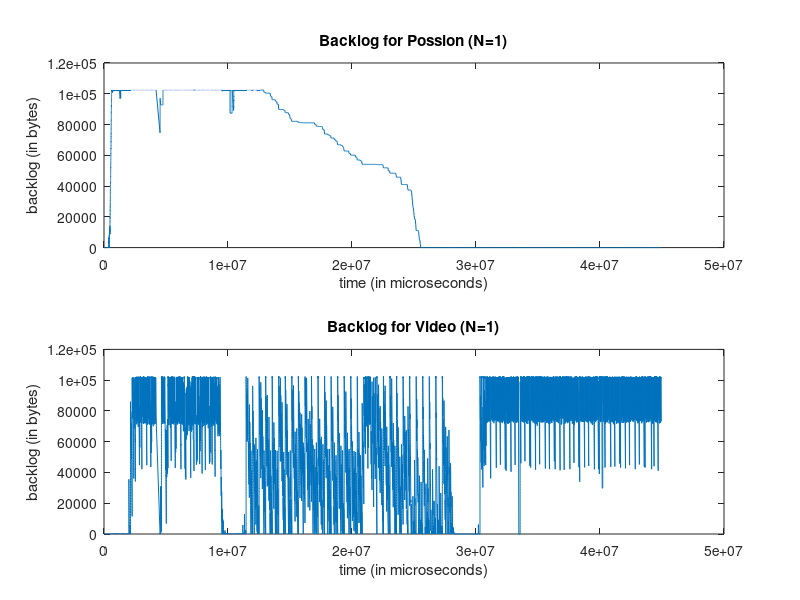
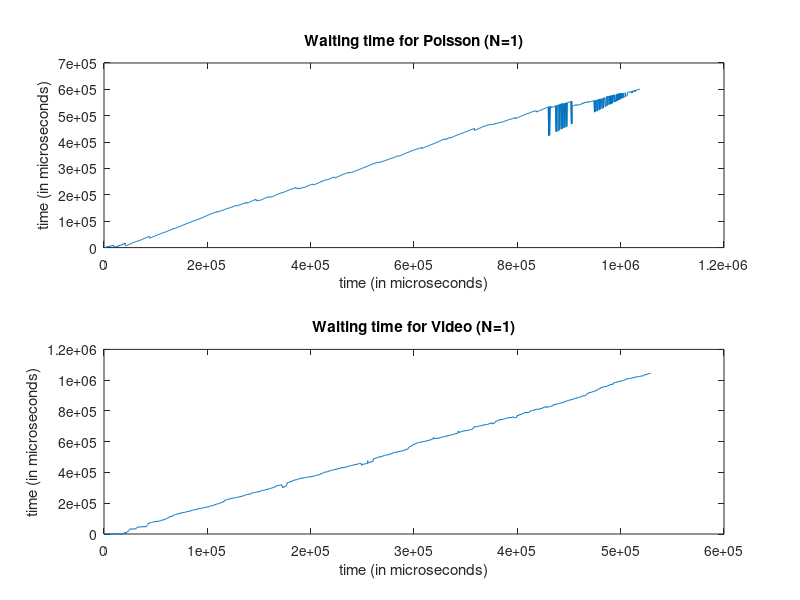

Recreate these plots in MATLAB, in order. (Note: a time limit stopped this script after it produced the figures.)
clc;clear all;
%%%%%%%%%%%%%%%%%%%%%%%%%%%%%%%%%%%%%%%%%%%%%%%%%%%%%%%%%%%%%%%%%%%
%Reading data from a file
%Note that time is in micro seconds and packetsize is in Bytes
%%%%%%%%%%%%%%%%%%%%%%%%%%%%%%%%%%%%%%%%%%%%%%%%%%%%%%%%%%%%%%%%%%%
close all;
clearvars;
size = 10000;

%1..........backlog
[arrival_time, packetsize_p, back_log1, back_log2, priority] = textread('output_scheduler.txt', '%f %f %f %f %f');
time_array = zeros(1,size);
time_array = cumsum(arrival_time);
figure(1);
subplot(2,1,1);
plot(time_array, back_log1);
title('Backlog for Possion (N=1)');
xlabel('time (in microseconds)');
ylabel('backlog (in bytes)');

subplot(2,1,2);
plot(time_array, back_log2);
title('Backlog for Video (N=1)');
xlabel('time (in microseconds)');
ylabel('backlog (in bytes)');

%1..........waiting time
%sink1 is priority 1 traffic, poisson traffic
[packet_no_p1, packetsize_p_sink1, arrival_time_sink1] = textread('output_sink1.txt', '%f %f %f');
[arrival_time1, packetsize_p1, back_log11, back_log21, priority2] = textread('output_scheduler1.txt', '%f %f %f %f %f');

%get culmulative time array of sink
time_array_sink = zeros(1,size);
time_array_sink = cumsum(arrival_time_sink1);
time_array_sch = zeros(1,size);
time_array_sch = cumsum(arrival_time1);

size = 2000;
waiting_time1 = zeros(1,size); 
i=1;
while i<=size
    j=i;
    while (((back_log11(i) + packetsize_p1(i)) > 102400) && j< size )
        j = j+1
    end
    waiting_time1(i) = time_array_sink(i) - time_array_sch(j); %microseconds!!!
    if waiting_time1(i) < 0
        waiting_time1(i) = 0;
    end
    i = i+1;
end
figure(2);
time_array_to_plot = zeros(1,size);
i=1;
while i<=size
    time_array_to_plot(i) = time_array_sink(i);
    i=i+1;
end
subplot(2,1,1);
plot(time_array_to_plot,waiting_time1);
title('Waiting time for Poisson (N=1)');
xlabel('time (in microseconds)');
ylabel('time (in microseconds)');

%sink2 is priority 2 traffic, video traffic
[packet_no_p1, packetsize_p_sink1, arrival_time_sink2] = textread('output_sink2.txt', '%f %f %f');
[arrival_time2, packetsize_p12, back_log111, back_log21, priority2] = textread('output_scheduler2.txt', '%f %f %f %f %f');

%get culmulative time array of sink
time_array_sink2 = zeros(1,size);
time_array_sink2 = cumsum(arrival_time_sink2);
time_array_sch2 = zeros(1,size);
time_array_sch2 = cumsum(arrival_time2);

size = 1000;
waiting_time2 = zeros(1,size); 
i=1;
while i<=size
    j=i;
    while (((back_log21(i) + packetsize_p12(i)) > 102400) && j< size )
        j = j+1;
    end
    waiting_time2(i) = time_array_sink2(i) - time_array_sch2(j); %microseconds!!!
    if waiting_time2(i) < 0
        waiting_time2(i) = 0;
    end
    i = i+1;
end

time_array_to_plot2 = zeros(1,size);
i=1;
while i<=size
    time_array_to_plot2(i) = time_array_sink(i);
    i=i+1;
end
subplot(2,1,2);
plot(time_array_to_plot2,waiting_time2);
title('Waiting time for Video (N=1)');
xlabel('time (in microseconds)');
ylabel('time (in microseconds)');



%number of discarded packets
%poisson's information is packetsize_p1, back_log11, interr time in
%arrival_time
size=5000;
num_of_discard1 = zeros(1,size);
time_for_plotting = zeros(1,size);
i=1;
while i<=size
    if ((back_log11(i) + packetsize_p1(i)) > 102400)
        num_of_discard1(i) = 1;
    end
    time_for_plotting(i) = arrival_time1(i);
    i = i +1;
end

figure(3);
subplot(2,1,1);
plot (cumsum(time_for_plotting),cumsum(num_of_discard1));
title('Number of Discarded packets for Poisson (N=1)');
ylabel('total discarded packets');
xlabel('time (in microseconds)');

%number of discarded packets
%videos's information is packetsize_p11, back_log21, arrival_time2
%[arrival_time2, packetsize_p12, back_log111, back_log21, priority2] 
size=5000;
num_of_discard2 = zeros(1,size);
time_for_plotting2 = zeros(1,size);
i=1;
while i<=size
    if ((back_log21(i) + packetsize_p12(i)) > 102400)
        num_of_discard2(i) = 1;
    end
    time_for_plotting2(i) = arrival_time2(i);
    i = i +1;
end


subplot(2,1,2);
plot (cumsum(time_for_plotting2),cumsum(num_of_discard2));
title('Number of Discarded packets for Video (N=1)');
ylabel('total discarded packets');
xlabel('time (in microseconds)');
